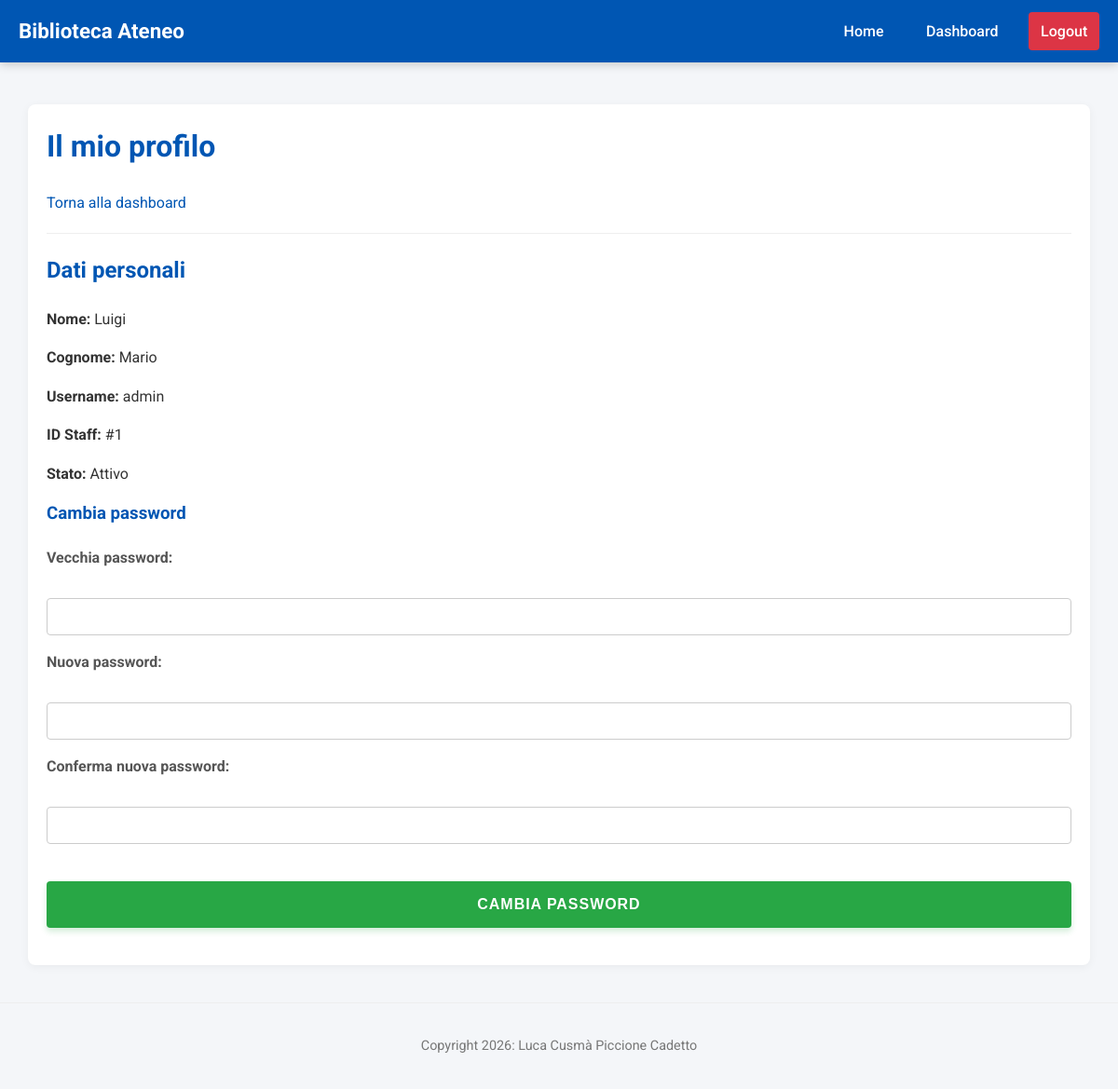
/profilo.php (signed in), run on the app's committed database.
### tables this page shows
CREATE TABLE Bibliotecario(
    ID_Bibliotecario INT AUTO_INCREMENT PRIMARY KEY,
    Username VARCHAR(100) NOT NULL UNIQUE,
    Password VARCHAR(255) NOT NULL,
    Nome VARCHAR(100) NOT NULL,
    Cognome VARCHAR(100),
    Stato ENUM('Attivo', 'Disattivato') DEFAULT 'Attivo'
);

### src/profilo.php (the view, shortened to what this page needs)
<?php
    require 'include/db.php';
    $stmt_info = $pdo->prepare("SELECT Nome, Cognome, Username, Stato FROM Bibliotecario WHERE ID_Bibliotecario = :id");
    $stmt_info->execute(['id' => $_SESSION['id_bibliotecario']]);
    $info_utente = $stmt_info->fetch();
    require 'include/header.php';
?>
<h1>Il mio profilo</h1>
<a href="dashboard.php">Torna alla dashboard</a>
<hr>
<h2>Dati personali</h2>
<p><strong>Nome: </strong><?=htmlspecialchars($info_utente['Nome'])?></p>
<p><strong>Cognome: </strong><?=htmlspecialchars($info_utente['Cognome'])?></p>
<p><strong>Username: </strong><?=htmlspecialchars($info_utente['Username'])?></p>
<p><strong>ID Staff: </strong>#<?=htmlspecialchars($_SESSION['id_bibliotecario'])?></p>
<p><strong>Stato: </strong><?=htmlspecialchars($info_utente['Stato'])?></p>
<h3>Cambia password</h3>
<form method="post">
    <label for="old_pass">Vecchia password:</label> <br>
    <input type="password" name="old_pass" id="old_pass" required> <br>
    <label for="new_pass">Nuova password:</label> <br>
    <input type="password" name="new_pass" id="new_pass" minlength="8" required> <br>
    <label for="confirm_pass">Conferma nuova password:</label> <br>
    <input type="password" name="confirm_pass" id="confirm_pass" minlength="8" required> <br>
    <button type="submit">Cambia Password</button>
</form>
<?php
    require 'include/footer.php';
?>

### src/assets/css/style.css (style rules this page uses)
* { box-sizing: border-box; }
body { font-family: 'Roboto', sans-serif; background-color: #f4f6f9; color: #333; margin: 0; padding: 0; line-height: 1.6; padding-top: 5rem; }
h1, h2, h3 { color: #0056b3; margin-top: 0; }
hr { border: 0; border-top: 1px solid #eee; margin: 1.25rem 0; }
a { color: #0056b3; text-decoration: none; }
form { margin-bottom: 1.25rem; }
label { display: block; margin-bottom: 0.3rem; font-weight: bold; color: #555; }
input[type="text"], input[type="email"], input[type="password"], input[type="date"], input[type="number"], select, textarea { width: 100%; padding: 0.625rem; border: 1px solid #ccc; border-radius: 0.25rem; font-size: 1rem; margin-bottom: 1rem; background-color: #fff; }
button[type="submit"], input[type="submit"] { background-color: #28a745; color: white; border: none; padding: 1rem 2rem; font-size: 1rem; font-weight: bold; text-transform: uppercase; letter-spacing: 0.06rem; cursor: pointer; border-radius: 0.25rem; width: 100%; margin-top: 1.5rem; box-shadow: 0 0.25rem 0.375rem rgba(40, 167, 69, 0.2); transition: all 0.3s; -webkit-appearance: none; }

### data on the page
bibliotecario: Nome "Luigi", Cognome "Mario", Username "admin", Stato "Attivo"

### other printed values
$_SESSION['id_bibliotecario'] "1"
